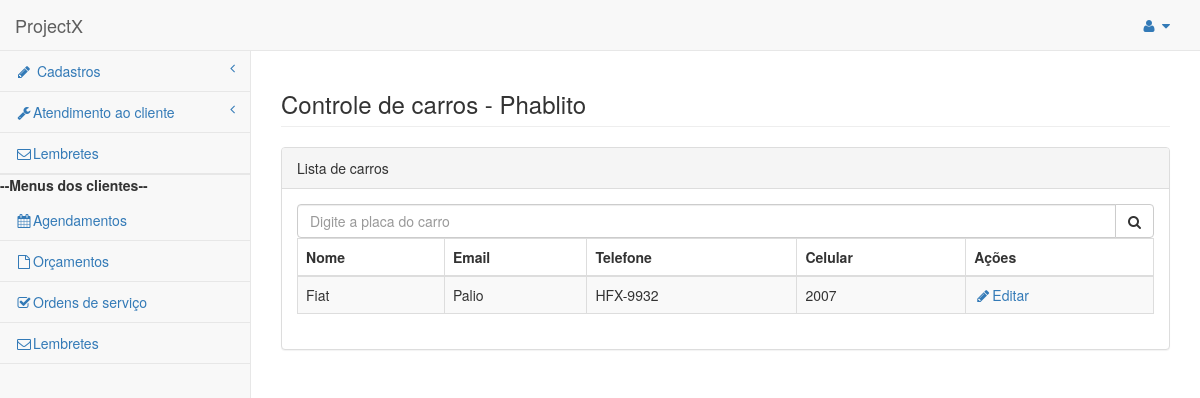
The page /pages/car_cli.php?id=12 on the database its author committed.
### tables this page shows
CREATE TABLE `clientes` (
  `id` int(10) UNSIGNED NOT NULL,
  `cpf` varchar(14) NOT NULL,
  `nome` varchar(120) NOT NULL,
  `login` varchar(30) NOT NULL,
  `senha` varchar(30) NOT NULL,
  `email` varchar(120) NOT NULL,
  `telefone` varchar(30) NOT NULL,
  `celular` varchar(30) NOT NULL,
  `cep` varchar(14) DEFAULT NULL,
  `endereco` varchar(60) DEFAULT NULL,
  `complemento` varchar(60) DEFAULT NULL,
  `numero` int(11) DEFAULT NULL,
  `bairro` varchar(60) DEFAULT NULL,
  `cidade` varchar(60) NOT NULL,
  `estado` char(2) NOT NULL,
  `sexo` char(1) NOT NULL,
  `status` char(1) NOT NULL DEFAULT 'A',
  `data_cadastro` datetime NOT NULL DEFAULT CURRENT_TIMESTAMP
);

CREATE TABLE `carros` (
  `id` int(10) UNSIGNED NOT NULL,
  `marca` varchar(30) NOT NULL,
  `modelo` varchar(11) NOT NULL,
  `versao` varchar(30) DEFAULT NULL,
  `placa` varchar(11) NOT NULL,
  `ano` year(4) NOT NULL,
  `ano_modelo` year(4) NOT NULL,
  `tipo_combustivel` varchar(30) NOT NULL,
  `cor` varchar(30) DEFAULT NULL,
  `status` char(1) NOT NULL DEFAULT 'A',
  `data_cadastro` datetime NOT NULL DEFAULT CURRENT_TIMESTAMP
);

### pages/car_cli.php (the view, shortened to what this page needs)
 <?php include 'navbar.php';
 include  "../processa/conecta.php";
 $id_cliente = $_GET['id'];
$sql = $mysqli->prepare('select id,marca,modelo,placa,ano from carros as c,carro_cliente as cl where cl.id_cliente = ? and c.id = cl.id_carro');
$sql->bind_param('i',$id_cliente);
 $sql->execute();
 $sql->bind_result($id,$marca,$modelo,$placa,$ano);
  $sql->store_result();
$sql1 = $mysqli->prepare('select nome from clientes where id= ?');
$sql1->bind_param('i',$id_cliente);
$sql1->execute();
 $sql1->bind_result($nome_cli);
 ?>
 <div class="row">
  <div class="col-lg-12">
    <h3 class="page-header">Controle de carros - <?php echo "$nome_cli";?></h3>
  </div>
 </div>
 <div class="row">
  <div class="col-lg-12">
    <div class="panel panel-default">
      <div class="panel-heading">
        Lista de carros
      </div>
      <div class="panel-body">
              <div class="input-group custom-search-form">
                <input type="text" class="form-control" placeholder="Digite a placa do carro">
                <span class="input-group-btn">
                  <button class="btn btn-default" type="button">
                    <i class="fa fa-search"></i>
                  </button>
                </span>
              </div>
              <table width="100%" class="table table-striped table-bordered table-hover" id="dataTables-example">
                <thead>
                  <tr>
                     <th>Nome</th>
                    <th>Email</th>
                    <th>Telefone</th>
                    <th>Celular</th>
                    <th>Ações</th>
                  </tr>
                </thead>
               <tbody>
                  <?php while ($sql->fetch()){
                    echo " <tr class='odd gradeX'>
                    <td>$marca</td>
                    <td>$modelo</td>
                    <td>$placa</td>
                    <td>$ano</td>
                    <td><a href='edit_carros.php?id=$id'><i class='fa  fa-pencil    fa-fw'></i>Editar</a>
                    </tr>
                    ";
                  }?>
              </tbody>
              </table>
      </div>
    </div>
  </div>
</div>
</div>
</body>
</html>

### rows shown on the page
clientes: nome "Phablito"
carros: marca "Fiat", modelo "Palio", placa "HFX-9932", ano "2007"
